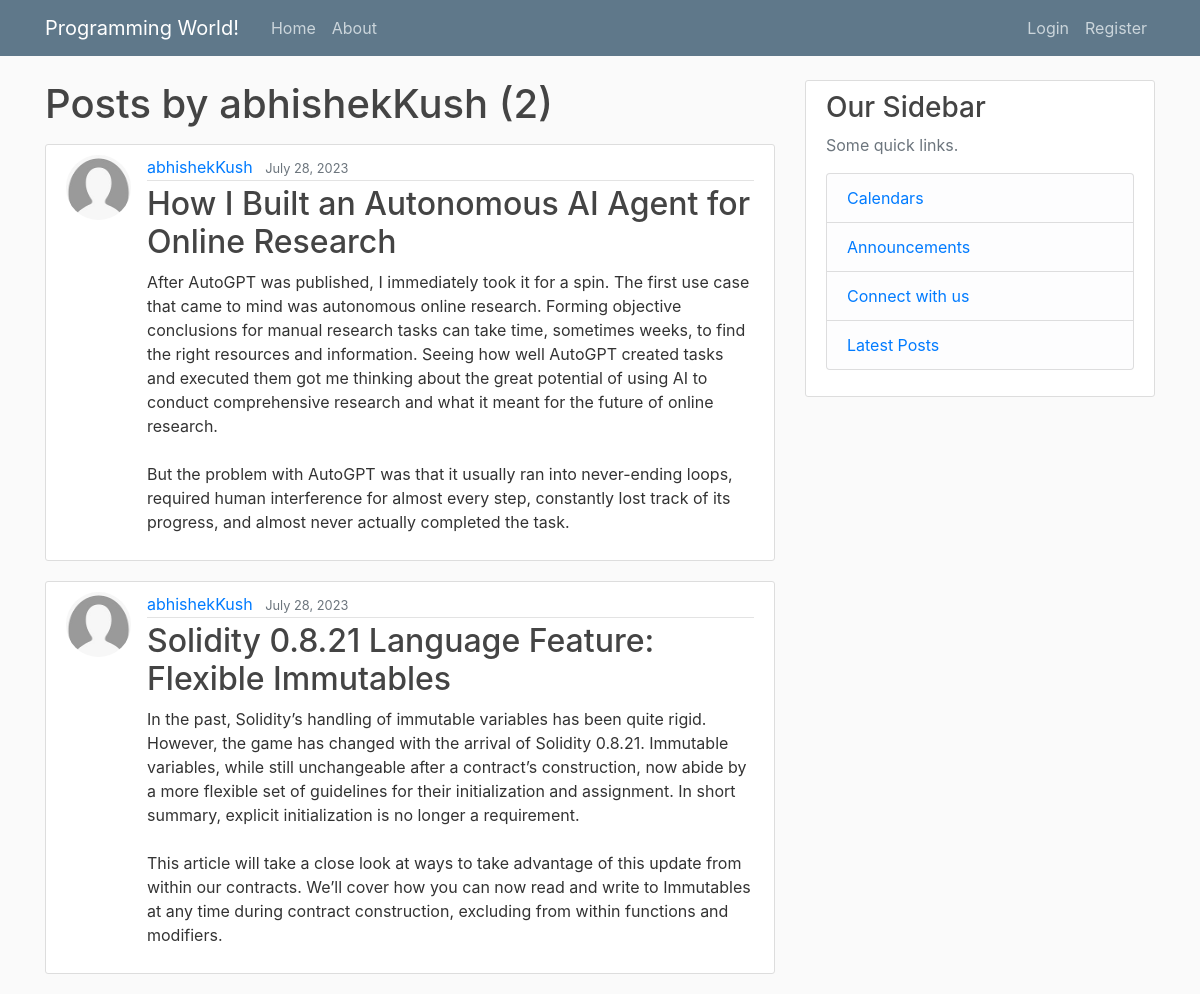
/user/abhishekKush, run on the app's committed database.
### blog/models.py (models this page shows, shortened)
class Post(models.Model):
    title = models.CharField(max_length=100)
    content = models.TextField()
    date_posted = models.DateTimeField(default=timezone.now)
    author = models.ForeignKey(User, on_delete=models.CASCADE)

### users/models.py (models this page shows, shortened)
class Profile(models.Model):
    user = models.OneToOneField(User,on_delete=models.CASCADE)
    image = models.ImageField(default='default.jpg', upload_to='profile_pics')

### blog/views.py (the view)
# urls.py: path('user/<str:username>', UserPostListView.as_view(), name='user-posts'),
class UserPostListView(ListView):
    model = Post
    template_name = 'blog/user_posts.html' #<app>/<model>_<viewtype>.html
    context_object_name = 'posts'
    paginate_by = 4
    def get_queryset(self):
        user = get_object_or_404(User, username=self.kwargs.get('username'))
        return Post.objects.filter(author=user).order_by('-date_posted')

### blog/templates/blog/user_posts.html (shortened to what this page needs)
{% extends "blog/base.html" %}
{% block content %}
<h1 class="mb-3">Posts by {{ view.kwargs.username }} ({{ page_obj.paginator.count }})</h1>
{% for post in posts %}
<article class="media content-section">
    <img class="rounded-circle article-img" src="{{ post.author.profile.image.url }}" alt="">
    <div class="media-body">
        <div class="article-metadata">
            <a class="mr-2" href="{% url 'user-posts' post.author.username %}">{{ post.author }}</a>
            <small class="text-muted">{{ post.date_posted|date:"F d, Y" }}</small>
        </div>
        <h2><a class="article-title" href="{% url 'post-detail' post.id %}">{{ post.title }}</a></h2>
        <p class="article-content">{{ post.content }}</p>
    </div>
</article>
{% endfor %}
    {% endblock content %}

### blog/static/blog/main.css (style rules this page uses)
body { background: #fafafa; color: #333333; margin-top: 5rem; }
h1, h2, h3, h4, h5, h6 { color: #444444; }
.content-section { background: #ffffff; padding: 10px 20px; border: 1px solid #dddddd; border-radius: 3px; margin-bottom: 20px; }
.article-title { color: #444444; }
.article-content { white-space: pre-line; }
.article-img { height: 65px; width: 65px; margin-right: 16px; }
.article-metadata { padding-bottom: 1px; margin-bottom: 4px; border-bottom: 1px solid #e3e3e3; }

### data on the page
Post: author.profile.image (placeholder picture), author "abhishekKush", date_posted "July 28, 2023", title "How I Built an Autonomous AI Agent for Online Research", content "After AutoGPT was published, I immediately took it for a spin. The first use case that came to mind was autonomous online research. Forming objective conclusions for manual research tasks can take time, sometimes weeks, to find the right resources and information. Seeing how well AutoGPT created tasks and executed them got me thinking about the great potential of using AI to conduct comprehensive research and what it meant for the future of online research. But the problem with AutoGPT was that it usually ran into never-ending loops, required human interference for almost every step, constantly lost track of its progress, and almost never actually completed the task."
Post: author.profile.image (placeholder picture), author "abhishekKush", date_posted "July 28, 2023", title "Solidity 0.8.21 Language Feature: Flexible Immutables", content "In the past, Solidity’s handling of immutable variables has been quite rigid. However, the game has changed with the arrival of Solidity 0.8.21. Immutable variables, while still unchangeable after a contract’s construction, now abide by a more flexible set of guidelines for their initialization and assignment. In short summary, explicit initialization is no longer a requirement. This article will take a close look at ways to take advantage of this update from within our contracts. We’ll cover how you can now read and write to Immutables at any time during contract construction, excluding from within functions and modifiers."

### other printed values
{{ view.kwargs.username }} "abhishekKush"
{{ page_obj.paginator.count }} "2"
